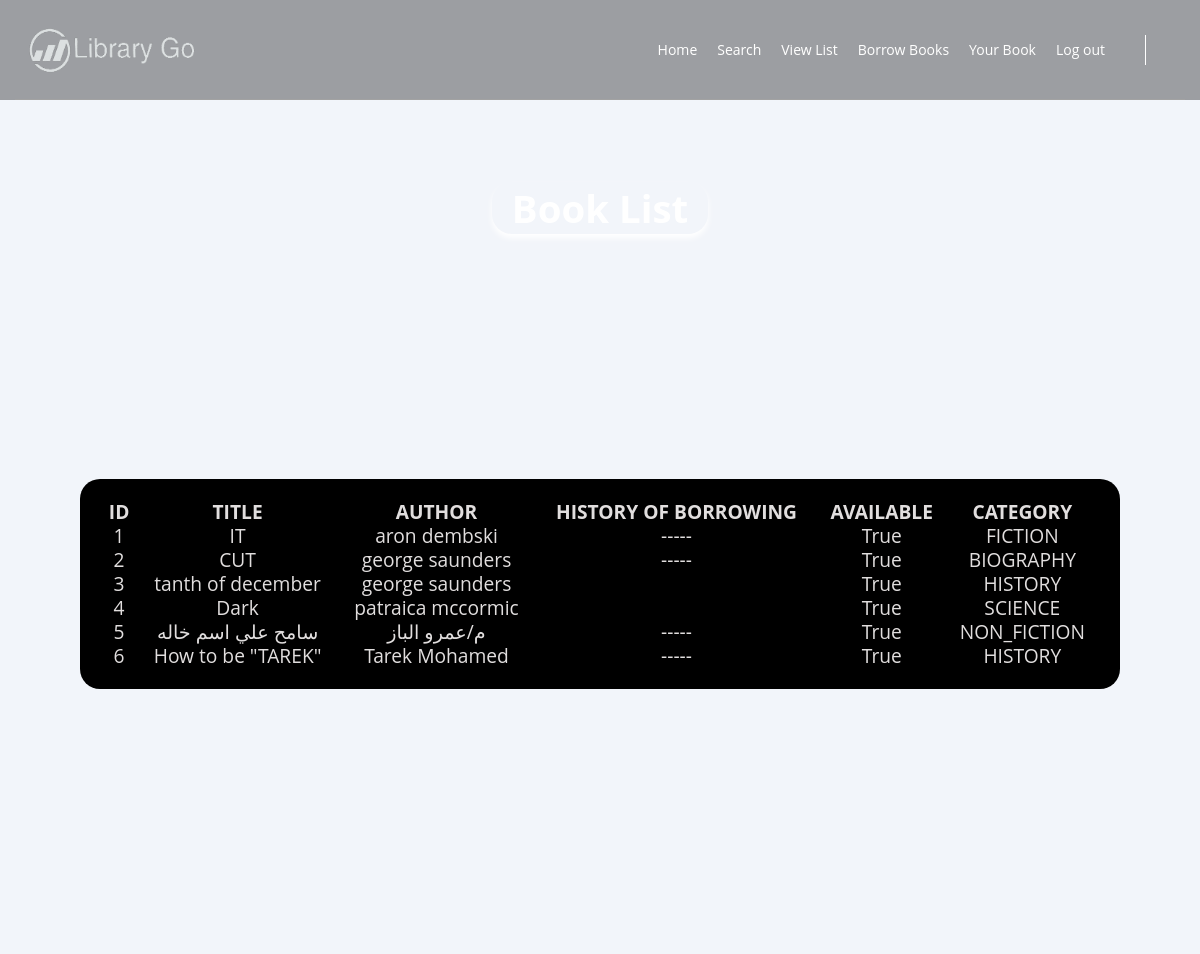
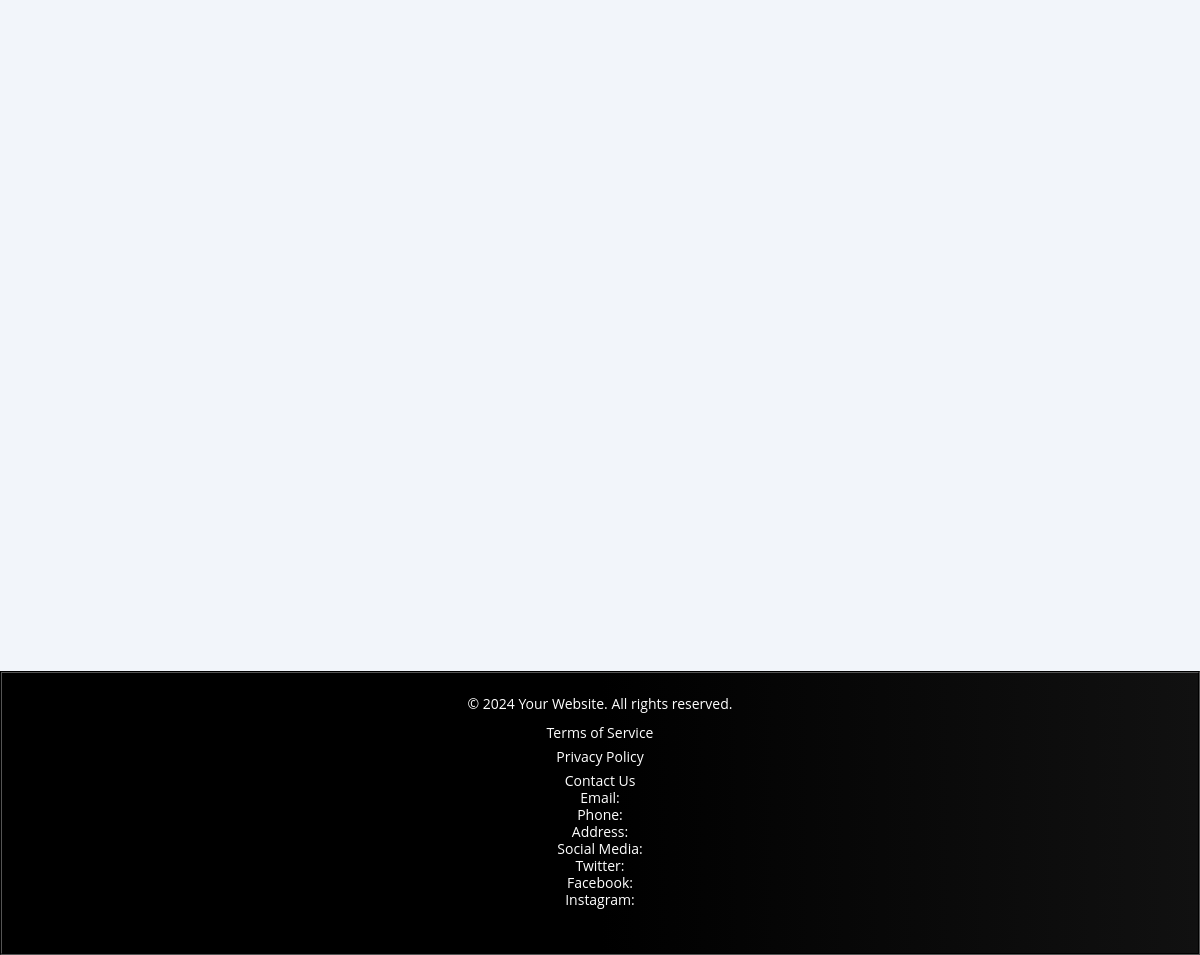
Page /userViewList/ on the committed database (2 pictures, top to bottom).
### workingApp/models.py (models this page shows, shortened)
class Book(models.Model):
    BOOK_CATEGORIES = (
        ('FICTION', 'Fiction'),
        ('NON_FICTION', 'Non-fiction'),
        ('SCIENCE', 'Science'),
        ('HISTORY', 'History'),
        ('BIOGRAPHY', 'Biography'),
    )
    id = models.IntegerField(primary_key=True)
    title = models.CharField(max_length=200)
    author = models.CharField(max_length=100)
    isbn = models.CharField(max_length=13 ,null=True)
    pub_date = models.DateField(null=True)
    image = models.ImageField(upload_to='photo', blank=True, null=True)
    details = models.TextField(null=True, blank=True)
    available = models.BooleanField(default=True)
    category = models.CharField(max_length=100, choices=BOOK_CATEGORIES)
    borrowingDate=models.TimeField(null=True)

### workingApp/views.py (the view)
# urls.py: path('userViewList/',views.userViewList,name='userViewList'),
def userViewList(request):
    context={
        'books': Book.objects.all(),
    }
    return render(request, 'pages/userViewList.html',context)

### templates/pages/userViewList.html (shortened to what this page needs)
{%load static%}
<!DOCTYPE html>
<html lang="en">
    <head>
        <link rel="stylesheet" href="{% static 'css/normalize.css' %} ">
        <link rel="stylesheet" href="{% static 'css/all.min.css' %}">
        <link rel="stylesheet" href="{% static  'css/userViweListStyle.css' %}">
    </head>
    <body>
        <header>
            <div class="container">
                <a href="#" class="logo">
                    <img  style="width: 200px; height: 100px;" decoding="async" src="{% static 'images/amino.png' %}" alt="Logo" />
                </a>
                <nav>
                    <ul>
                        <li><a  href="{% url 'User_Home' %}">Home</a></li>
                <li><a href="{% url 'userSearchBooks' %}">Search</a></li>
                <li><a href="{% url 'userViewList' %}">View List</a></li>
                <li><a href="{% url 'userBorrowBook' %}">Borrow Books</a></li>
                <li><a href="{% url 'userBookList' %}">Your Book</a></li>
                <li><a href="{% url  'login' %}">Log out</a></li>
                    </ul>
                    <div class="form">
                        <i class="fas fa-search"></i>
                    </div>
                </nav>
            </div>
        </header>
            <h1 class="add">Book List</h1>
        <div class="outputs">
            <div class="searchBlock">
                <table class="dash">
                    <tr>
                        <th>Id</th>
                        <th>Title</th>
                        <th>Author</th>
                        <th>History of borrowing</th>
                        <th>Available</th>
                        <th>Category</th>
                    </tr>
                    {% for book in books %}
                    <tbody id="tbody">
                        <tr>
                            <td>{{book.id}}</td>
                            <td>{{book.title}}</td>
                            <td>{{book.author}}</td>
                            {% if book.borrowingDate %}
                            <td>{{ book.borrowingDate|date:"d/m/Y" }}</td>
                        {% else %}
                            <td>-----</td>
                        {% endif %}
                            <td>{{book.available}}</td>
                            <td>{{book.category}}</td>
                        </tr>
                    </tbody>
                    {% endfor %}
                </table>
            </div>
    <footer class="footer">
        <div class="container">
            <p>&copy; 2024 Your Website. All rights reserved.</p>
            <ul class="footer-links">
                <li><a href="#">Terms of Service</a></li>
                <li><a href="#">Privacy Policy</a></li>
                <li><a href="#">Contact Us</a>            <div class="contact-info">
                    <p>Email: </p>
                    <p>Phone: </p>
                    <p>Address: </p>
                    <p>Social Media:</p>
                    <p>Twitter: </p>
                    <p>Facebook: </p>
                    <p>Instagram: </p>
                </div>
            </li>
        </ul>
        </div>
    </footer>
</div>
    </body>
</html>

### static/css/userViweListStyle.css (style rules this page uses)
:root { --main-color: #19c8fa; --transparent-color: rgb(15 116 143 / 70%); --section-padding: 100px; }
* { -webkit-box-sizing: border-box; -moz-box-sizing: border-box; box-sizing: border-box; padding: 0; margin: 0; }
ul { list-style: none; }
.container { padding-left: 15px; padding-right: 15px; margin-left: auto; margin-right: auto; }
@media (min-width: 768px) { .container { width: 750px; } }
@media (min-width: 992px) { .container { width: 970px; } }
@media (min-width: 1200px) { .container { width: 1170px; } }
body { padding-top: 97px; background-image: url("../images/home.wallpaper.jpg"); font-family: "Open Sans", sans-serif; background-color: #F2F5FA; color: #0C0C0D; font-size: 1.2rem; line-height: 12px; }
header { position: absolute; left: 0; width: 100%; z-index: 2; top: 0; }
header .container { display: flex; justify-content: space-between; align-items: center; position: fixed; min-height: 97px; width: 100%; background-color: #0000005a; }
header .container::after { content: ""; position: absolute; height: 1px; background-color: #a2a2a2; bottom: 0; width: calc(100% - 30px); left: 15px; }
header .logo img { height: 40px; }
header nav { flex: 1; display: flex; align-items: center; justify-content: flex-end; }
header nav ul { display: flex; }
header nav ul li a { padding: 40px 10px; display: block; color: white; text-decoration: none; font-size: 14px; transition: 0.3s; position: relative; z-index: 2; }
header nav .form { width: 40px; height: 30px; position: relative; margin-left: 30px; border-left: 1px solid white; }
header nav .form i { color: white; position: absolute; font-size: 20px; top: 50%; transform: translateY(-50%); right: 0; }
a { columns: inherit; text-decoration: none; }
li { list-style: none; }
a,img,span,input,select,button { display: block; }
.add { text-align: center; color: rgb(255, 255, 255); display: block; margin-top: 20px; margin-left: 10px; margin-right: 10px; padding: 20px 20px; border-radius: 20px; width: fit-content; margin: 85px auto; box-shadow: 0 4px 6px rgb(255 255 255); }
.searchBlock { padding: 100px 80px; }
.outputs { position: absolute; width: 100%; z-index: 0; margin-top: 50px; border-radius: 25px; color: #F2F5FA; }
.dash { width: 100%; text-align: center; margin: 10px 0; color: #e1dede; background-color: rgb(0, 0, 0); border-radius: 20px; padding: 20px; }
.dash th { text-transform: uppercase; }
.dash th,td { padding: 5px; }
.footer { position: relative; top: 826px; left: 0; width: 100%; background-image: linear-gradient(270deg, #111111, #000000, #000000); color: #fff; padding: 20px 0; text-align: center; font-size: 14px; display: flex; flex-direction: column; align-items: center; border: 2px groove; border-color: black; }
.footer p { margin: 5px 0; }
.footer a { color: #fff; text-decoration: none; }
.footer-links { list-style-type: none; padding: 0; margin-bottom: 10px; }
.footer-links li { display: inline; margin: 0 10px; }

### rows in the picture
Book: id "1", title "IT", author "aron dembski", available "True", category "FICTION"
Book: id "2", title "CUT", author "george saunders", available "True", category "BIOGRAPHY"
Book: id "3", title "tanth of december", author "george saunders", available "True", category "HISTORY"
Book: id "4", title "Dark", author "patraica mccormic", available "True", category "SCIENCE"
Book: id "5", title "سامح علي اسم خاله", author "م/عمرو الباز", available "True", category "NON_FICTION"
Book: id "6", title "How to be \"TAREK\"", author "Tarek Mohamed", available "True", category "HISTORY"
